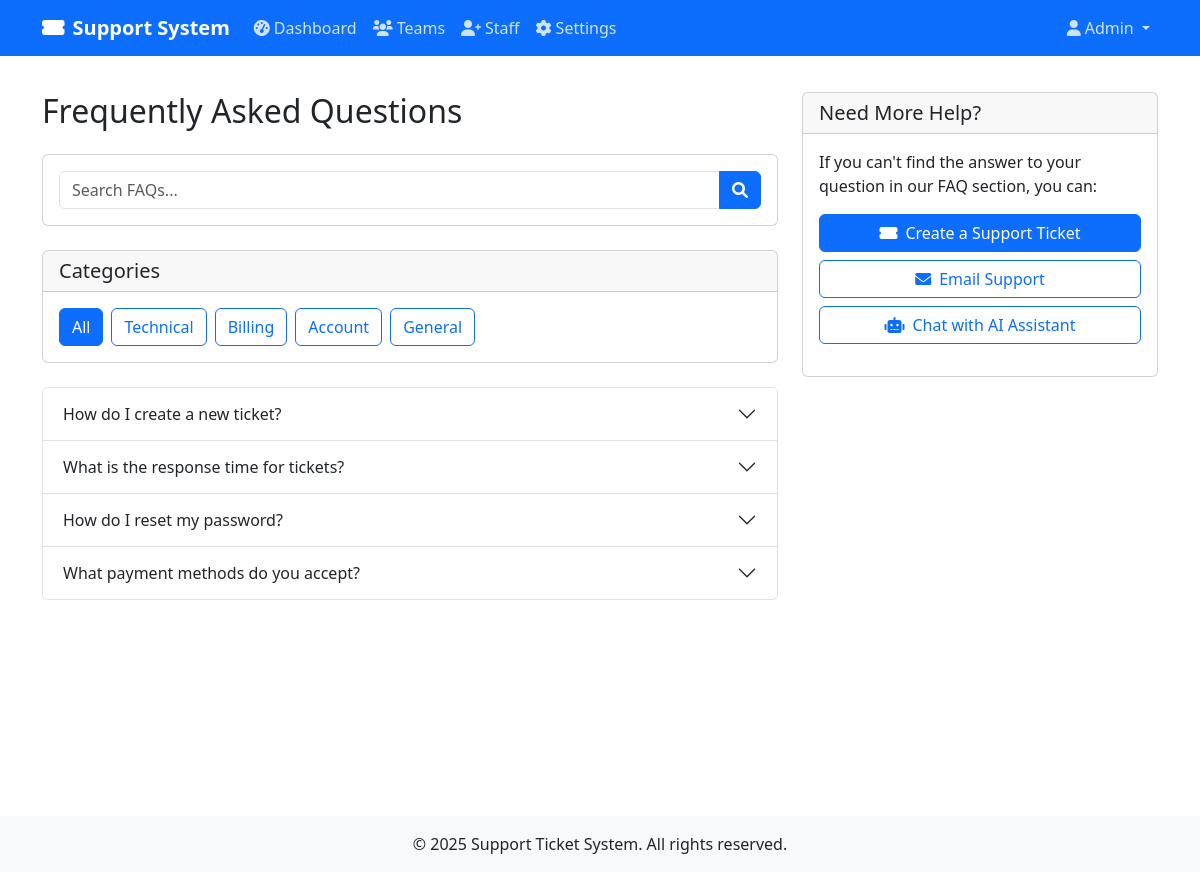
The app's page /faq (signed in) with its own data.
### app.py (models this page shows, shortened)
class User(UserMixin, db.Model):
    id = db.Column(db.Integer, primary_key=True)
    email = db.Column(db.String(120), unique=True, nullable=False)
    password_hash = db.Column(db.String(128))
    first_name = db.Column(db.String(50))
    last_name = db.Column(db.String(50))
    role = db.Column(db.String(20))  # admin, manager, team_member, client
    created_at = db.Column(db.DateTime, default=datetime.utcnow)
    phone = db.Column(db.String(20))
    team_id = db.Column(db.Integer, db.ForeignKey('team.id'))
    managed_teams = db.relationship('Team', backref='manager', foreign_keys='Team.manager_id')
    otp = db.Column(db.String(6), nullable=True)

class FAQ(db.Model):
    id = db.Column(db.Integer, primary_key=True)
    question = db.Column(db.String(500))
    answer = db.Column(db.Text)
    category = db.Column(db.String(50))

### app.py (the view)
@app.route('/faq')
@login_required
def faq():
    faqs = FAQ.query.all()
    return render_template('faq.html', faqs=faqs)

### app.py (called while the page is built)
@login_manager.user_loader
def load_user(user_id):
    return User.query.get(int(user_id))

@app.before_request
def check_inactive_tickets():
    if current_user.is_authenticated and current_user.role == 'team_member':
        check_and_close_inactive_tickets()

### templates/faq.html (shortened to what this page needs)
{% extends "base.html" %}
{% block content %}
<div class="container">
    <div class="row">
        <div class="col-md-8">
            <h2 class="mb-4">Frequently Asked Questions</h2>
            <div class="card mb-4">
                <div class="card-body">
                    <div class="input-group">
                        <input type="text" class="form-control" id="faqSearch" placeholder="Search FAQs...">
                        <button class="btn btn-primary" type="button">
                            <i class="fas fa-search"></i>
                        </button>
                    </div>
                </div>
            </div>
            <div class="card mb-4">
                <div class="card-header">
                    <h5 class="mb-0">Categories</h5>
                </div>
                <div class="card-body">
                    <div class="d-flex flex-wrap gap-2">
                        <button class="btn btn-outline-primary active" data-category="all">All</button>
                        <button class="btn btn-outline-primary" data-category="technical">Technical</button>
                        <button class="btn btn-outline-primary" data-category="billing">Billing</button>
                        <button class="btn btn-outline-primary" data-category="account">Account</button>
                        <button class="btn btn-outline-primary" data-category="general">General</button>
                    </div>
                </div>
            </div>
            <div class="accordion" id="faqAccordion">
                {% for faq in faqs %}
                <div class="accordion-item" data-category="{{ faq.category }}">
                    <h2 class="accordion-header" id="heading{{ faq.id }}">
                        <button class="accordion-button collapsed" type="button" data-bs-toggle="collapse" data-bs-target="#collapse{{ faq.id }}">
                            {{ faq.question }}
                        </button>
                    </h2>
                </div>
                {% endfor %}
            </div>
        </div>
        <div class="col-md-4">
            <div class="card mb-4">
                <div class="card-header">
                    <h5 class="mb-0">Need More Help?</h5>
                </div>
                <div class="card-body">
                    <p>If you can't find the answer to your question in our FAQ section, you can:</p>
                    <ul class="list-unstyled">
                        <li class="mb-2">
                            <a href="{{ url_for('create_ticket') }}" class="btn btn-primary w-100">
                                <i class="fas fa-ticket-alt me-2"></i>Create a Support Ticket
                            </a>
                        </li>
                        <li class="mb-2">
                            <a href="mailto:forprojectpurpose234@gmail.com" class="btn btn-outline-primary w-100">
                                <i class="fas fa-envelope me-2"></i>Email Support
                            </a>
                        </li>
                        <li>
                            <button onclick="toggleChatbot()" class="btn btn-outline-primary w-100">
                                <i class="fas fa-robot me-2"></i>Chat with AI Assistant
                            </button>
                        </li>
                    </ul>
                </div>
            </div>
        </div>
    </div>
</div>
{% endblock %}

### templates/base.html (shortened to what this page needs)
<!DOCTYPE html>
<html lang="en">
<head>
    <link href="https://cdn.jsdelivr.net/npm/bootstrap@5.3.0/dist/css/bootstrap.min.css" rel="stylesheet">
    <link href="https://cdnjs.cloudflare.com/ajax/libs/font-awesome/6.0.0/css/all.min.css" rel="stylesheet">
</head>
<body>
    <nav class="navbar navbar-expand-lg navbar-dark bg-primary">
        <div class="container">
            <a class="navbar-brand" href="{{ url_for('index') }}">
                <i class="fas fa-ticket-alt me-2"></i>Support System
            </a>
            <div class="collapse navbar-collapse" id="navbarNav">
                <ul class="navbar-nav me-auto">
                    {% if current_user.is_authenticated %}
                        {% if current_user.role == 'admin' %}
                            <li class="nav-item">
                                <a class="nav-link" href="{{ url_for('admin_dashboard') }}">
                                    <i class="fas fa-tachometer-alt me-1"></i>Dashboard
                                </a>
                            </li>
                            <li class="nav-item">
                                <a class="nav-link" href="{{ url_for('create_team') }}">
                                    <i class="fas fa-users me-1"></i>Teams
                                </a>
                            </li>
                            <li class="nav-item">
                                <a class="nav-link" href="{{ url_for('add_staff') }}">
                                    <i class="fas fa-user-plus me-1"></i>Staff
                                </a>
                            </li>
                            <li class="nav-item">
                                <a class="nav-link" href="{{ url_for('admin_settings') }}">
                                    <i class="fas fa-cog me-1"></i>Settings
                                </a>
                            </li>
                        {% elif current_user.role == 'manager' %}
                            <li class="nav-item">
                                <a class="nav-link" href="{{ url_for('manager_dashboard') }}">
                                    <i class="fas fa-tachometer-alt me-1"></i>Dashboard
                                </a>
                            </li>
                        {% elif current_user.role == 'team_member' %}
                            <li class="nav-item">
                                <a class="nav-link" href="{{ url_for('team_member_dashboard') }}">
                                    <i class="fas fa-tachometer-alt me-1"></i>Dashboard
                                </a>
                            </li>
                        {% endif %}
                    {% endif %}
                </ul>
                <ul class="navbar-nav">
                    {% if current_user.is_authenticated %}
                        <li class="nav-item dropdown">
                            <a class="nav-link dropdown-toggle" href="#" id="navbarDropdown" role="button" data-bs-toggle="dropdown">
                                <i class="fas fa-user me-1"></i>{{ current_user.first_name }}
                            </a>
                        </li>
                    {% else %}
                        <li class="nav-item">
                            <a class="nav-link" href="{{ url_for('login') }}">
                                <i class="fas fa-sign-in-alt me-1"></i>Login
                            </a>
                        </li>
                    {% endif %}
                </ul>
            </div>
        </div>
    </nav>
    <div class="content-wrapper">
        {% block content %}{% endblock %}
    </div>
    <footer class="bg-light py-3 mt-auto">
        <div class="container text-center">
            <p class="mb-0">&copy; 2025 Support Ticket System. All rights reserved.</p>
        </div>
    </footer>
</body>
</html>

### templates/base.html (style rules this page uses)
.navbar-brand { font-weight: bold; }
.nav-link { color: rgba(255,255,255,0.8); }
.content-wrapper { min-height: calc(100vh - 56px); padding: 20px 0; }

### records on screen
User: first_name "Admin"
FAQ: question "How do I create a new ticket?"
FAQ: question "What is the response time for tickets?"
FAQ: question "How do I reset my password?"
FAQ: question "What payment methods do you accept?"
